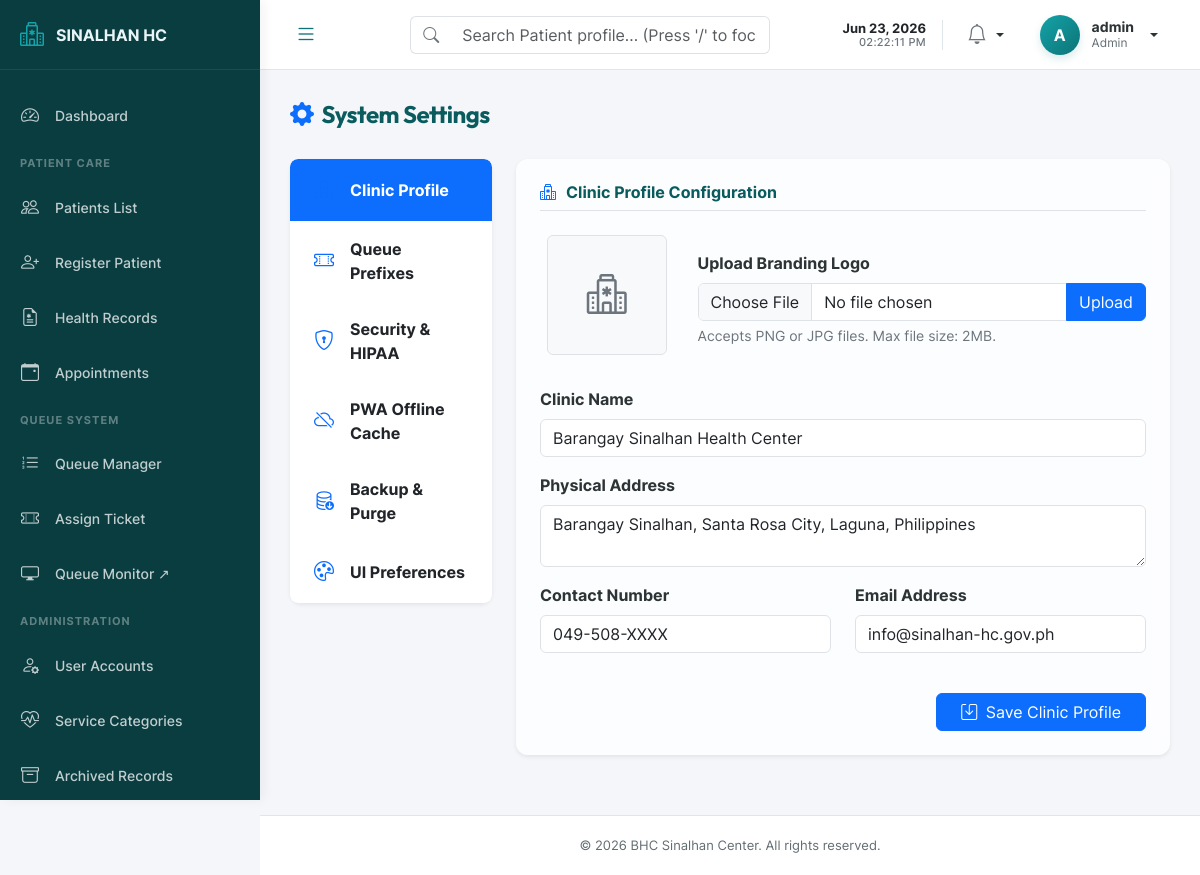
Screenshot of /admin/settings.php (signed in) with the database file from the repository.
### tables this page shows
CREATE TABLE IF NOT EXISTS system_settings (
    setting_key VARCHAR(100) NOT NULL PRIMARY KEY,
    setting_value TEXT DEFAULT NULL,
    updated_at TIMESTAMP NOT NULL DEFAULT CURRENT_TIMESTAMP ON UPDATE CURRENT_TIMESTAMP
);

### admin/settings.php (the view, shortened to what the rows shown need)
<?php
require_once __DIR__ . '/../includes/settings_helper.php';
require_once __DIR__ . '/../includes/header.php';
require_once __DIR__ . '/../includes/sidebar.php';
$role = $_SESSION['role'] ?? 'staff';
$isAdmin = ($role === 'admin');
$pdo = Database::getInstance()->getConnection();
$clinicContact = get_setting($pdo, 'clinic_contact', '049-508-XXXX');
$clinicEmail = get_setting($pdo, 'clinic_email', 'info@sinalhan-hc.gov.ph');
$clinicLogo = get_setting($pdo, 'clinic_logo', '');
?>
<div class="main-content">
    <div class="page-header">
        <h1 class="page-title">
            <i class="bi bi-gear-fill text-primary me-2"></i>System Settings
        </h1>
    </div>
    <?php require_once __DIR__ . '/../includes/alert.php'; ?>
    <div class="row">
        <div class="col-lg-9">
            <div class="tab-content" id="settingsTabContent">
                <?php if ($isAdmin): ?>
                    <div class="tab-pane fade show active" id="tab-clinic" role="tabpanel" aria-labelledby="clinic-tab">
                        <div class="card-custom border-0 shadow-sm p-4">
                            <h4 class="card-custom-title mb-4 border-bottom pb-2">
                                <i class="bi bi-hospital text-primary"></i> Clinic Profile Configuration
                            </h4>
                            <div class="row align-items-center mb-4">
                                <div class="col-md-3 text-center">
                                    <?php if (!empty($clinicLogo)): ?>
                                        <img src="<?= BASE_URL . $clinicLogo ?>" alt="Logo" class="img-fluid rounded mb-2 border p-2" style="max-height: 120px; object-fit: contain;">
                                    <?php else: ?>
                                        <div class="bg-light d-flex align-items-center justify-content-center border rounded mb-2 mx-auto" style="height: 120px; width: 120px;">
                                            <i class="bi bi-hospital fs-1 text-secondary"></i>
                                        </div>
                                    <?php endif; ?>
                                </div>
                                <div class="col-md-9">
                                    <form action="<?= BASE_URL ?>admin/settings_process.php" method="POST" enctype="multipart/form-data">
                                        <label class="form-label fw-semibold">Upload Branding Logo</label>
                                        <div class="input-group">
                                            <input type="file" class="form-control" name="clinic_logo" accept="image/png, image/jpeg, image/jpg" required>
                                            <button class="btn btn-primary" type="submit">Upload</button>
                                        </div>
                                        <small class="text-secondary d-block mt-1">Accepts PNG or JPG files. Max file size: 2MB.</small>
                                    </form>
                                </div>
                            </div>
                            <form action="<?= BASE_URL ?>admin/settings_process.php" method="POST">
                                <div class="mb-3">
                                    <label class="form-label fw-semibold">Clinic Name</label>
                                    <input type="text" class="form-control" name="clinic_name" value="<?= htmlspecialchars($clinicName) ?>" required>
                                </div>
                                <div class="mb-3">
                                    <label class="form-label fw-semibold">Physical Address</label>
                                    <textarea class="form-control" name="clinic_address" rows="2" required><?= htmlspecialchars($clinicAddress) ?></textarea>
                                </div>
                                <div class="row">
                                    <div class="col-md-6 mb-3">
                                        <label class="form-label fw-semibold">Contact Number</label>
                                        <input type="text" class="form-control" name="clinic_contact" value="<?= htmlspecialchars($clinicContact) ?>">
                                    </div>
                                    <div class="col-md-6 mb-3">
                                        <label class="form-label fw-semibold">Email Address</label>
                                        <input type="email" class="form-control" name="clinic_email" value="<?= htmlspecialchars($clinicEmail) ?>">
                                    </div>
                                </div>
                                <div class="mt-4 text-end">
                                    <button type="submit" class="btn btn-primary px-4"><i class="bi bi-save me-1"></i> Save Clinic Profile</button>
                                </div>
                            </form>
                        </div>
                    </div>
                <?php endif; ?>
            </div>
        </div>
    </div>
</div>
<?php require_once __DIR__ . '/../includes/footer.php'; ?>

### includes/sidebar.php (shortened to what the rows shown need)
<?php
require_once __DIR__ . '/../includes/settings_helper.php';
$sidebarPdo = Database::getInstance()->getConnection();
$clinicNameSetting = get_setting($sidebarPdo, 'clinic_name', 'Sinalhan HC');
$clinicLogoSetting = get_setting($sidebarPdo, 'clinic_logo', '');
$logoText = 'SINALHAN HC';
if (!empty($clinicNameSetting)) {
    if (stripos($clinicNameSetting, 'Barangay Sinalhan') === 0) {
        $logoText = 'SINALHAN HC';
    } else {
        $logoText = mb_strtoupper($clinicNameSetting);
    }
}
$fontSize = '16px';
?>
<aside id="sidebar">
    <div class="sidebar-header">
        <a href="<?= BASE_URL ?>index.php" class="sidebar-logo">
            <?php if (!empty($clinicLogoSetting)): ?>
                <img src="<?= BASE_URL . $clinicLogoSetting ?>" alt="<?= htmlspecialchars($clinicNameSetting) ?> Logo" style="height: 30px; width: 30px; object-fit: contain; border-radius: 4px;">
            <?php else: ?>
                <i class="bi bi-hospital"></i>
            <?php endif; ?>
            <span style="font-size: <?= $fontSize ?>; text-overflow: ellipsis; overflow: hidden; white-space: nowrap; flex-grow: 1;"><?= htmlspecialchars($logoText) ?></span>
        </a>
    </div>
</aside>
<div id="content-wrapper">

### rows the page displays
system_settings: setting_value "SINALHAN HC", clinic_name "Barangay Sinalhan Health Center"
system_settings: clinic_address "Barangay Sinalhan, Santa Rosa City, Laguna, Philippines"
system_settings: clinic_contact "049-508-XXXX"
system_settings: clinic_email "info@sinalhan-hc.gov.ph"

### other values shown
$avatarLetter "A"
$sidebarUserFullName "admin"
$role "Admin"
